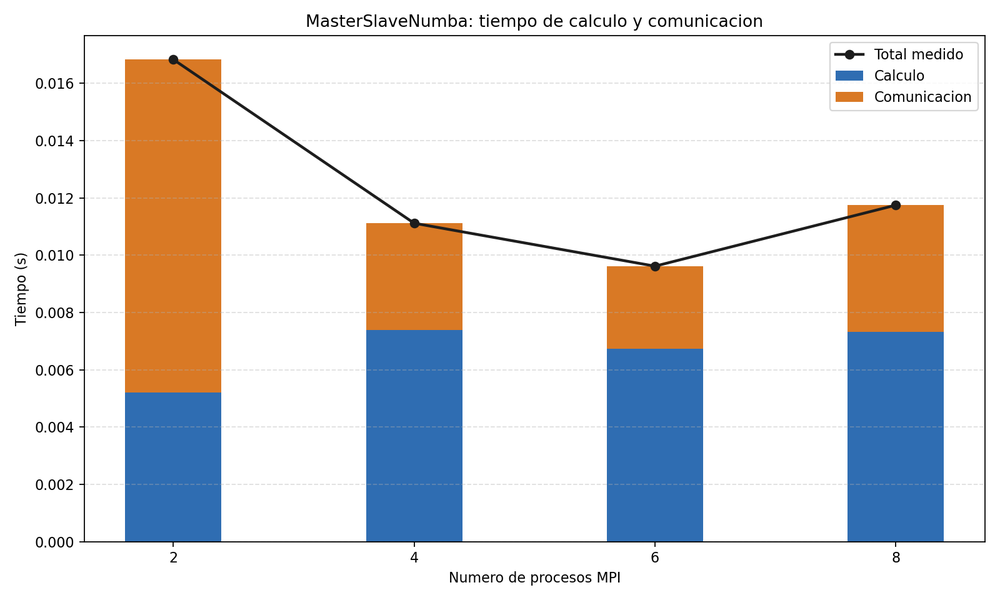
#> input picture Prep/test_codes/mandelbrot_numba_test/master_slave_numba_timings.png, 1000 x 600 px, shrunk from 1600 x 960 before the run
$ python -i videos.py   (imports and definitions only)
#> lines starting #> are read from the running program, lines starting #| are printed output that depends on the picture
# Ce programme charge des images extraites d'une video, applique le filtre
# d'agrandissement + nettete, puis sauvegarde les images dans un dossier.

from __future__ import annotations

import argparse
from pathlib import Path
from time import perf_counter

import numpy as np
from PIL import Image
from mpi4py import MPI
from scipy import signal

BATCH_SIZE = 4
WORK_TAG = 100
RESULT_META_TAG = 101
STOP_TAG = 103
ROOT = 0
DEFAULT_INPUT_DIR = Path("datas/perroquets")
DEFAULT_OUTPUT_DIR = Path("sorties/perroquets")


# [23 lines left out: function parse_args, not called in this run]


def apply_filter(image_path: Path) -> Image.Image:
    img = Image.open(image_path)
#> img is the input picture: PIL image 1000x600 RGBA; mean R, G, B, A 220.9, 218.6, 218.4, 255
    img = img.convert("HSV")
#> img: PIL image 1000x600 HSV; mean H, S, V 21.1, 44.8, 237
    img = np.repeat(np.repeat(np.array(img), 2, axis=0), 2, axis=1)
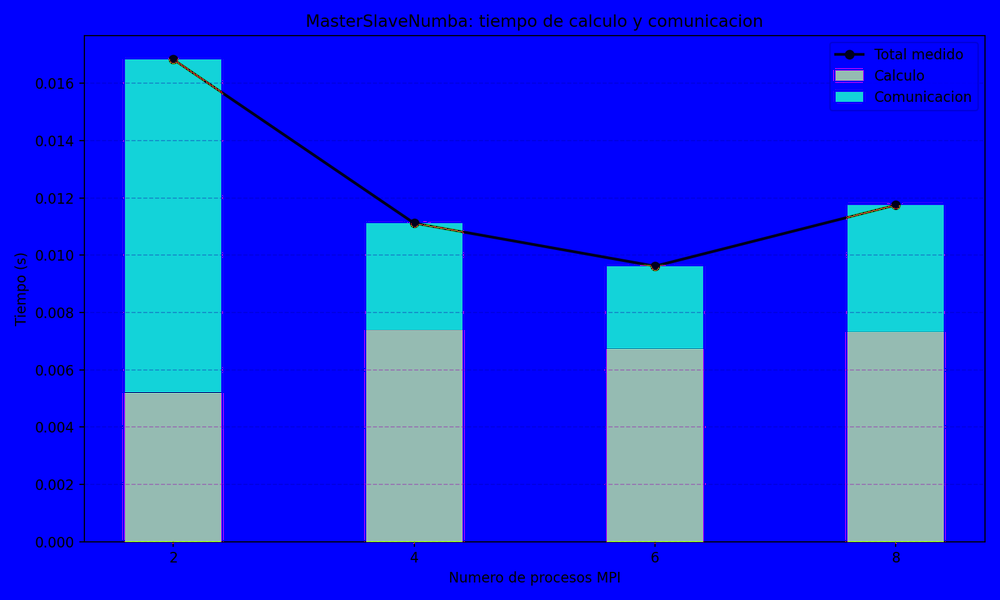
#> img: shape (1200, 2000, 3) (shown at 1/2 size); mean R, G, B 21.1, 44.8, 237
    img = np.array(img, dtype=np.double) / 255.0

    gaussian_mask = np.array(
        [[1.0, 2.0, 1.0], [2.0, 4.0, 2.0], [1.0, 2.0, 1.0]],
        dtype=np.double,
    ) / 16.0
    blur_image = np.zeros_like(img, dtype=np.double)
    for channel in range(3):
        blur_image[:, :, channel] = signal.convolve2d(
            img[:, :, channel],
            gaussian_mask,
            mode="same",
        )

    sharpen_mask = np.array(
        [[0.0, -1.0, 0.0], [-1.0, 5.0, -1.0], [0.0, -1.0, 0.0]],
        dtype=np.double,
    )
    sharpen_image = np.zeros_like(img)
    sharpen_image[:, :, :2] = blur_image[:, :, :2]
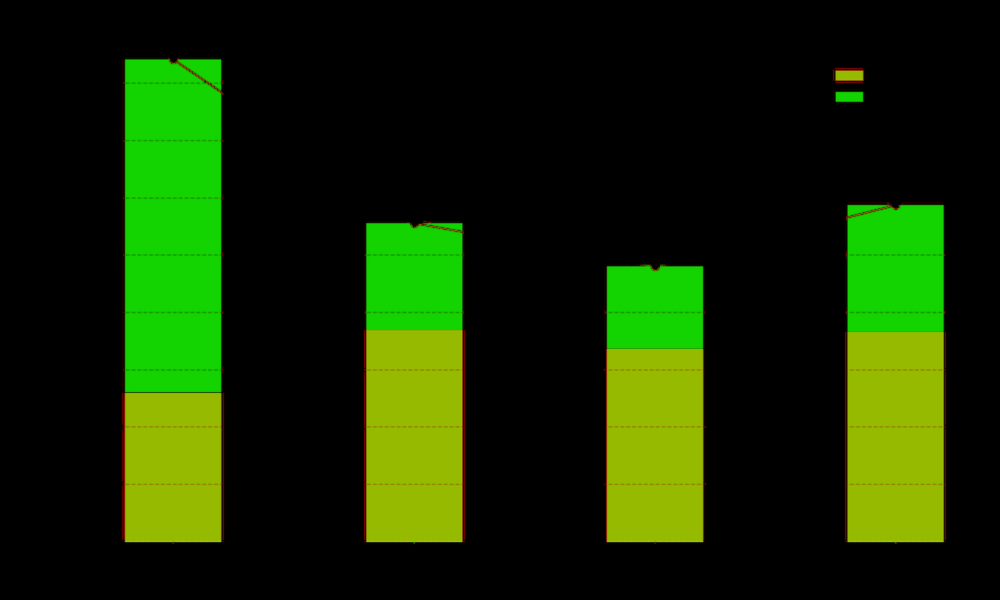
#> sharpen_image: shape (1200, 2000, 3) float64 (shown at 1/2 size); mean R, G, B 0.0826, 0.176, 0
    sharpen_image[:, :, 2] = np.clip(
        signal.convolve2d(blur_image[:, :, 2], sharpen_mask, mode="same"),
        0.0,
        1.0,
    )

    sharpen_image = (sharpen_image * 255.0).astype(np.uint8)
    return Image.fromarray(sharpen_image, "HSV").convert("RGB")


# [164 lines left out: functions list_input_images, process_batch, dispatch_work, master, worker, main, not called in this run]


# [2 lines not run here, left out]

>>> result = apply_filter('../../test_codes/mandelbrot_numba_test/master_slave_numba_timings.png')
